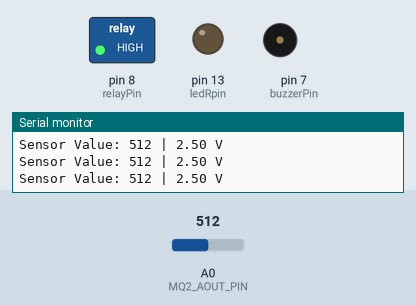
This sketch was run on a simulated Arduino Uno, built with avr-gcc and run on an emulated ATmega328P. On the bench: switched loads named in the sketch (green lamp = pin HIGH), output pins drawn as LEDs (lit = HIGH), buzzer (waves = sounding, pin HIGH), the last lines printed to the serial monitor. Dashed ring = blinking. The inputs (shaded band) are chosen by the test bench; at power-on: A0 (MQ2_AOUT_PIN) = 512.

Above: at 3.2 s.
3.3 s: A0 (MQ2_AOUT_PIN) set to 590
4.8 s: A0 (MQ2_AOUT_PIN) set to 609
At 5.1 s:
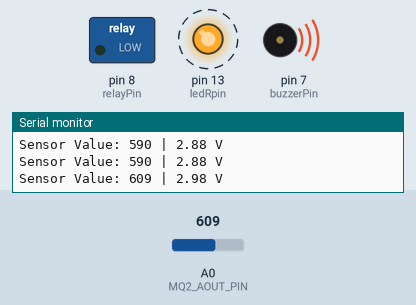
7.8 s: A0 (MQ2_AOUT_PIN) set to 511
At 8.9 s:
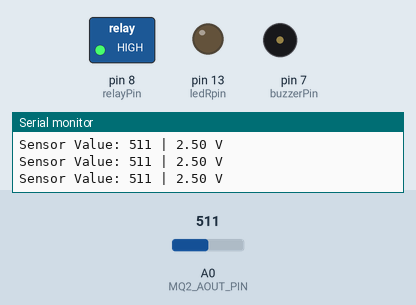
9.3 s: A0 (MQ2_AOUT_PIN) set to 610
At 9.61 s:
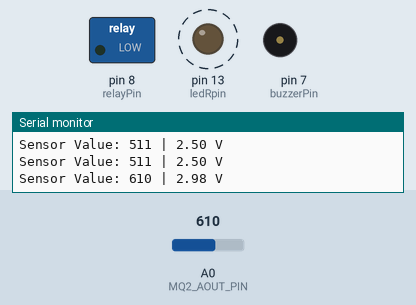
Timing chart, 0 to 13.3 s (numbered marks = the images above; inputs shaded):
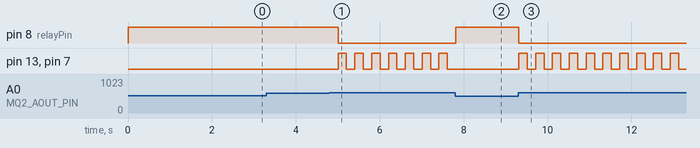

The sketch:

Code.ino
```cpp
#define ledRpin 13
#define buzzerPin 7
#define relayPin 8      // ขาสำหรับควบคุม Relay ตามรูปวงจร
const int MQ2_AOUT_PIN = A0;
const int threshold = 600;

void setup() {
  Serial.begin(9600);
  pinMode(ledRpin, OUTPUT);
  pinMode(buzzerPin, OUTPUT);
  pinMode(relayPin, OUTPUT);

  // สถานะเริ่มต้น: ปิดพัดลม (Relay ส่วนใหญ่เป็น Active Low)
  digitalWrite(relayPin, HIGH);

  Serial.println("System Ready: Fan, Light, and Sound alert");
  delay(2000);
}

void loop() {
  int sensorValue = analogRead(MQ2_AOUT_PIN);
  float voltage = sensorValue * (5.0 / 1023.0);

  Serial.print("Sensor Value: ");
  Serial.print(sensorValue);
  Serial.print(" | ");
  Serial.print(voltage);
  Serial.println(" V");

  if (sensorValue > threshold) {
    // --- สภาวะอันตราย ---
    digitalWrite(relayPin, LOW);   // เปิดพัดลมค้างไว้เพื่อระบายอากาศ

    // ทำไฟกะพริบและเสียงแจ้งเตือน
    digitalWrite(ledRpin, HIGH);
    digitalWrite(buzzerPin, HIGH);
    delay(200);

    digitalWrite(ledRpin, LOW);
    digitalWrite(buzzerPin, LOW);
    delay(200);

    Serial.println("!!! DANGER: FAN ON !!!");
  }
  else {
    // --- สภาวะปกติ ---
    digitalWrite(relayPin, HIGH);  // ปิดพัดลม
    digitalWrite(ledRpin, LOW);
    digitalWrite(buzzerPin, LOW);
    delay(500); // หน่วงเวลาสั้นๆ เพื่อการอ่านค่าที่ต่อเนื่อง
  }
}
```

Measured:
- the behaviour switches between 600 and 601 on A0 (MQ2_AOUT_PIN) (found by bisection; images 0 and 1)
- after the input at 4.8 s, pin 8 (relayPin): HIGH → LOW after 0.21 s; pin 13 (ledRpin), pin 7 (buzzerPin): alternates HIGH for 0.20 s and LOW for 0.20 s, starting after 0.21 s
- after the input at 7.8 s, pin 8 (relayPin): LOW → HIGH at once; pin 13 (ledRpin), pin 7 (buzzerPin): stops changing and stays LOW
- after the input at 9.3 s, pin 8 (relayPin): HIGH → LOW at once; pin 13 (ledRpin), pin 7 (buzzerPin): alternates HIGH for 0.20 s and LOW for 0.20 s, starting at once
